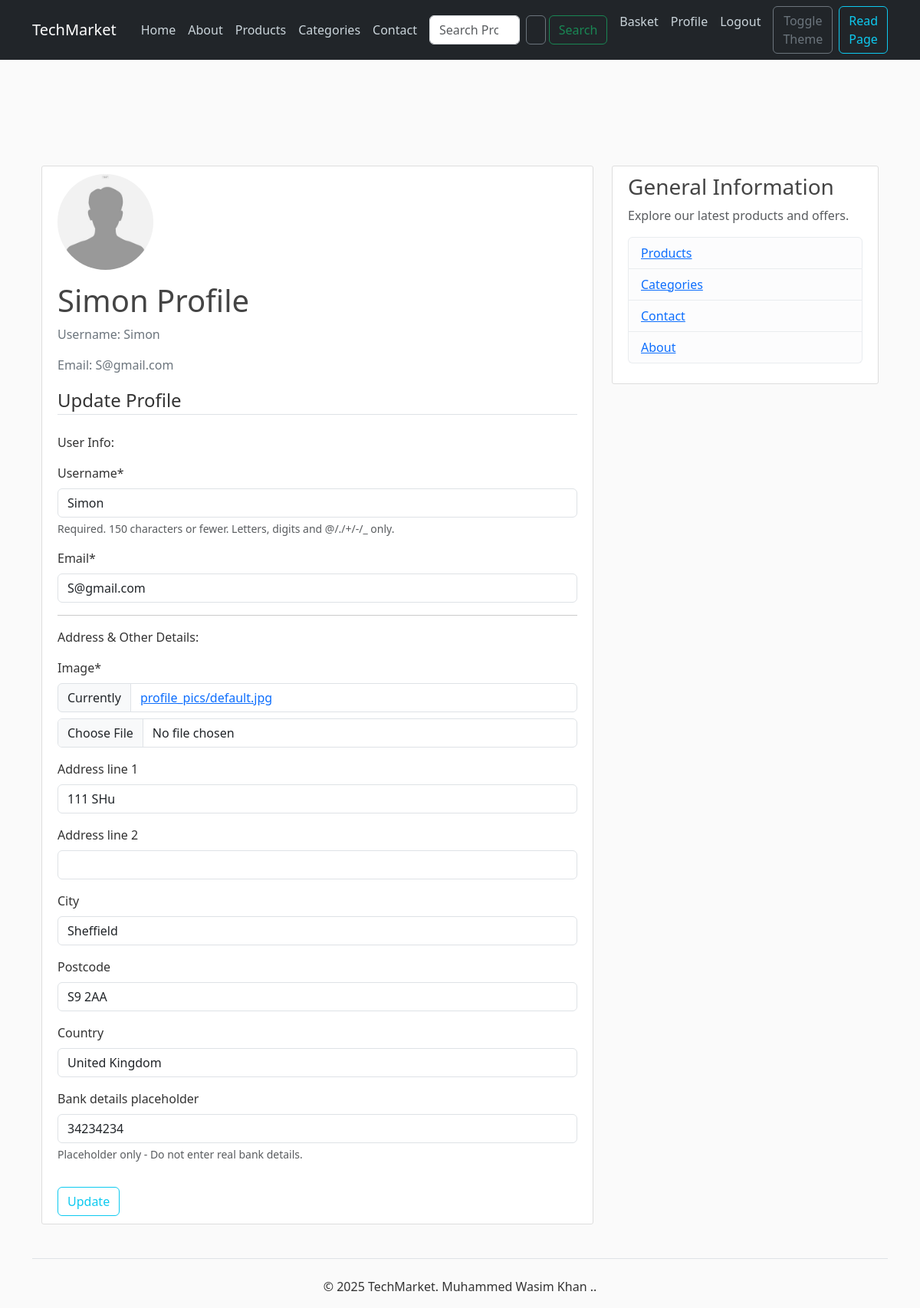
The app's page /profile/ (signed in) with its own data.
### users/models.py (models this page shows, shortened)
class Profile(models.Model):
    user = models.OneToOneField(User, on_delete=models.CASCADE)
    image = models.ImageField(default='profile_pics/default.jpg', upload_to='profile_pics')
    address_line_1 = models.CharField(max_length=255, blank=True, null=True)
    address_line_2 = models.CharField(max_length=255, blank=True, null=True)
    city = models.CharField(max_length=100, blank=True, null=True)
    postcode = models.CharField(max_length=20, blank=True, null=True)
    country = models.CharField(max_length=100, blank=True, null=True)
    bank_details_placeholder = models.CharField(max_length=255, blank=True, null=True, help_text="Placeholder only - Do not enter real bank details.")
    def __str__(self): #admin debug
        return f'{self.user.username} Profile'

### users/views.py (the view)
# urls.py: path('profile/', user_views.profile, name='profile'),
@login_required
def profile(request):
    if request.method == 'POST': #load updated data
        u_form = UserUpdateForm(request.POST, instance=request.user)
        p_form = ProfileUpdateForm(request.POST,
                                   request.FILES,
                                   instance=request.user.profile)
        if u_form.is_valid() and p_form.is_valid():
            u_form.save()
            p_form.save()
            messages.success(request, 'Your account has been updated!')
            return redirect('profile') # Redirect back to profile page if all good
        else:
             messages.error(request, 'Please correct the errors below.')
    else: #show values
        u_form = UserUpdateForm(instance=request.user)
        p_form = ProfileUpdateForm(instance=request.user.profile)
    context = {
        'u_form': u_form,
        'p_form': p_form,
        'title': 'Profile'
    }
    return render(request, 'users/profile.html', context)

### users/forms.py
class UserUpdateForm(forms.ModelForm):
    email = forms.EmailField()
    class Meta:
        model = User
        fields = ['username', 'email']

class ProfileUpdateForm(forms.ModelForm):
    class Meta:
        model = Profile
        fields = ['image', 'address_line_1', 'address_line_2', 'city', 'postcode', 'country', 'bank_details_placeholder']
        help_texts = {
            'bank_details_placeholder': 'Placeholder only - Do not enter real bank details.',
        }

### users/templates/users/profile.html (shortened to what this page needs)
{% extends "techmarket/base.html" %}
{% load crispy_forms_tags %}
{% block content %}
  <div class="content-section">
    <div class="media">
      <div class="me-3">
        {% if user.profile.image %}
          <img class="rounded-circle account-img" src="{{ user.profile.image.url }}" alt="{{ user.username }}'s profile picture">
        {% else %}
          <img class="rounded-circle account-img" src="/media/profile_pics/default.png">
        {% endif %}
      </div>
      <div class="media-body">
        <h2 class="account-heading">{{ user.profile }}</h2>
        <p class="text-secondary">Username: {{ user.username }}</p>
        <p class="text-secondary">Email: {{ user.email }}</p>
      </div>
    </div>
    <form method="POST" enctype="multipart/form-data">
      <fieldset class="form-group">
        <legend class="border-bottom mb-4">Update Profile</legend>
        <p>User Info:</p>
        {% crispy u_form %}
        <hr>
        <p>Address & Other Details:</p>
        {% crispy p_form %}
      </fieldset>
      <div class="form-group mt-3">
        <button class="btn btn-outline-info" type="submit">Update</button>
      </div>
    </form>
  </div>
{% endblock content %}

### TechMarket/static/css/styles.css (style rules this page uses)
body { background: #fafafa; color: #333333; margin-top: 5rem; }
h1, h2, h3, h4, h5, h6 { color: #444444; }
.content-section { background: #ffffff; padding: 10px 20px; border: 1px solid #dddddd; border-radius: 3px; margin-bottom: 20px; }
.account-img { height: 125px; width: 125px; margin-right: 20px; margin-bottom: 16px; }
.account-heading { font-size: 2.5rem; }
body { display: flex; flex-direction: column; min-height: 100vh; }

### records on screen
Profile: address_line_1 "111 SHu", city "Sheffield", postcode "S9 2AA", country "United Kingdom", bank_details_placeholder "34234234"

### other values on screen
{{ user.profile }} "Simon Profile"
{{ user.username }} "Simon"
{{ user.email }} "S@gmail.com"
